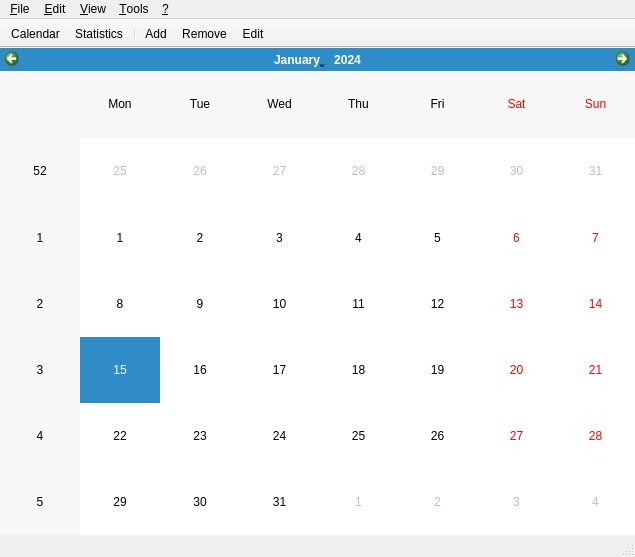
<?xml version="1.0" encoding="UTF-8"?>
<ui version="4.0">
 <class>MainView</class>
 <widget class="QMainWindow" name="MainView">
  <property name="geometry">
   <rect>
    <x>0</x>
    <y>0</y>
    <width>635</width>
    <height>557</height>
   </rect>
  </property>
  <property name="windowTitle">
   <string>Running</string>
  </property>
  <property name="windowIcon">
   <iconset>
    <normaloff>:mainicon</normaloff>:mainicon</iconset>
  </property>
  <widget class="QWidget" name="centralwidget">
   <layout class="QVBoxLayout" name="verticalLayout_3">
    <property name="margin">
     <number>0</number>
    </property>
    <item>
     <widget class="QStackedWidget" name="stackedWidget">
      <property name="currentIndex">
       <number>0</number>
      </property>
      <widget class="QWidget" name="calendarPage">
       <layout class="QHBoxLayout" name="horizontalLayout_3">
        <property name="margin">
         <number>0</number>
        </property>
        <item>
         <widget class="CalendarWidget" name="calendarWidget"/>
        </item>
       </layout>
      </widget>
      <widget class="QWidget" name="eventPage">
       <layout class="QVBoxLayout" name="verticalLayout">
        <item>
         <widget class="QGroupBox" name="groupBox">
          <property name="sizePolicy">
           <sizepolicy hsizetype="Preferred" vsizetype="Preferred">
            <horstretch>0</horstretch>
            <verstretch>1</verstretch>
           </sizepolicy>
          </property>
          <property name="title">
           <string>Main informations</string>
          </property>
          <layout class="QGridLayout" name="gridLayout">
           <item row="0" column="0">
            <widget class="QLabel" name="eventTypeLabel">
             <property name="text">
              <string>Type</string>
             </property>
             <property name="buddy">
              <cstring>eventTypeComboBox</cstring>
             </property>
            </widget>
           </item>
           <item row="0" column="1" colspan="3">
            <widget class="QComboBox" name="eventTypeComboBox">
             <property name="sizePolicy">
              <sizepolicy hsizetype="Preferred" vsizetype="Fixed">
               <horstretch>1</horstretch>
               <verstretch>0</verstretch>
              </sizepolicy>
             </property>
            </widget>
           </item>
           <item row="0" column="5">
            <spacer name="horizontalSpacer_3">
             <property name="orientation">
              <enum>Qt::Horizontal</enum>
             </property>
             <property name="sizeHint" stdset="0">
              <size>
               <width>40</width>
               <height>20</height>
              </size>
             </property>
            </spacer>
           </item>
           <item row="0" column="6">
            <widget class="QLabel" name="voteLabel">
             <property name="text">
              <string>Vote</string>
             </property>
            </widget>
           </item>
           <item row="0" column="7" colspan="3">
            <widget class="QxtStars" name="starsSlider" native="true"/>
           </item>
           <item row="1" column="0">
            <widget class="QLabel" name="startLabel">
             <property name="text">
              <string>Start time</string>
             </property>
             <property name="buddy">
              <cstring>startTimeEdit</cstring>
             </property>
            </widget>
           </item>
           <item row="1" column="1">
            <widget class="QTimeEdit" name="startTimeEdit">
             <property name="displayFormat">
              <string>h:mm AP</string>
             </property>
            </widget>
           </item>
           <item row="1" column="2" colspan="9">
            <spacer name="horizontalSpacer">
             <property name="orientation">
              <enum>Qt::Horizontal</enum>
             </property>
             <property name="sizeHint" stdset="0">
              <size>
               <width>40</width>
               <height>20</height>
              </size>
             </property>
            </spacer>
           </item>
           <item row="2" column="0">
            <widget class="QLabel" name="nameLabel">
             <property name="text">
              <string>Name</string>
             </property>
             <property name="buddy">
              <cstring>nameLineEdit</cstring>
             </property>
            </widget>
           </item>
           <item row="2" column="1" colspan="4">
            <widget class="QLineEdit" name="nameLineEdit"/>
           </item>
           <item row="2" column="5" colspan="6">
            <spacer name="horizontalSpacer_4">
             <property name="orientation">
              <enum>Qt::Horizontal</enum>
             </property>
             <property name="sizeHint" stdset="0">
              <size>
               <width>40</width>
               <height>20</height>
              </size>
             </property>
            </spacer>
           </item>
           <item row="3" column="0">
            <widget class="QLabel" name="descriptionLabel">
             <property name="text">
              <string>Long description</string>
             </property>
             <property name="buddy">
              <cstring>descriptionLineEdit</cstring>
             </property>
            </widget>
           </item>
           <item row="3" column="1" colspan="10">
            <widget class="QLineEdit" name="descriptionLineEdit"/>
           </item>
           <item row="4" column="0">
            <widget class="QLabel" name="distanceLabel">
             <property name="text">
              <string>Distance</string>
             </property>
             <property name="buddy">
              <cstring>distanceDoubleSpinBox</cstring>
             </property>
            </widget>
           </item>
           <item row="4" column="1">
            <widget class="QDoubleSpinBox" name="distanceDoubleSpinBox">
             <property name="sizePolicy">
              <sizepolicy hsizetype="Minimum" vsizetype="Fixed">
               <horstretch>0</horstretch>
               <verstretch>0</verstretch>
              </sizepolicy>
             </property>
             <property name="minimumSize">
              <size>
               <width>80</width>
               <height>0</height>
              </size>
             </property>
             <property name="suffix">
              <string> km</string>
             </property>
             <property name="decimals">
              <number>3</number>
             </property>
             <property name="maximum">
              <double>999.990000000000009</double>
             </property>
            </widget>
           </item>
           <item row="4" column="2" colspan="5">
            <spacer name="horizontalSpacer_2">
             <property name="orientation">
              <enum>Qt::Horizontal</enum>
             </property>
             <property name="sizeHint" stdset="0">
              <size>
               <width>40</width>
               <height>20</height>
              </size>
             </property>
            </spacer>
           </item>
           <item row="4" column="7">
            <widget class="QLabel" name="durationLabel">
             <property name="text">
              <string>Duration</string>
             </property>
             <property name="buddy">
              <cstring>durationTimeEdit</cstring>
             </property>
            </widget>
           </item>
           <item row="4" column="8" colspan="3">
            <widget class="QTimeEdit" name="durationTimeEdit">
             <property name="sizePolicy">
              <sizepolicy hsizetype="Minimum" vsizetype="Fixed">
               <horstretch>0</horstretch>
               <verstretch>0</verstretch>
              </sizepolicy>
             </property>
             <property name="displayFormat">
              <string>h:mm:ss</string>
             </property>
            </widget>
           </item>
           <item row="5" column="0">
            <widget class="QLabel" name="paceLabel">
             <property name="text">
              <string>Computed pace</string>
             </property>
             <property name="buddy">
              <cstring>paceLineEdit</cstring>
             </property>
            </widget>
           </item>
           <item row="5" column="1" colspan="10">
            <widget class="QLineEdit" name="paceLineEdit">
             <property name="sizePolicy">
              <sizepolicy hsizetype="Expanding" vsizetype="Fixed">
               <horstretch>1</horstretch>
               <verstretch>0</verstretch>
              </sizepolicy>
             </property>
             <property name="palette">
              <palette>
               <active>
                <colorrole role="Base">
                 <brush brushstyle="SolidPattern">
                  <color alpha="255">
                   <red>232</red>
                   <green>232</green>
                   <blue>232</blue>
                  </color>
                 </brush>
                </colorrole>
               </active>
               <inactive>
                <colorrole role="Base">
                 <brush brushstyle="SolidPattern">
                  <color alpha="255">
                   <red>232</red>
                   <green>232</green>
                   <blue>232</blue>
                  </color>
                 </brush>
                </colorrole>
               </inactive>
               <disabled>
                <colorrole role="Base">
                 <brush brushstyle="SolidPattern">
                  <color alpha="255">
                   <red>232</red>
                   <green>232</green>
                   <blue>232</blue>
                  </color>
                 </brush>
                </colorrole>
               </disabled>
              </palette>
             </property>
             <property name="readOnly">
              <bool>true</bool>
             </property>
            </widget>
           </item>
           <item row="6" column="0">
            <widget class="QLabel" name="shoeLabel">
             <property name="text">
              <string>Shoes</string>
             </property>
             <property name="buddy">
              <cstring>shoeComboBox</cstring>
             </property>
            </widget>
           </item>
           <item row="6" column="1" colspan="10">
            <layout class="QHBoxLayout" name="horizontalLayout_2">
             <item>
              <widget class="QComboBox" name="shoeComboBox"/>
             </item>
             <item>
              <widget class="QToolButton" name="shoeToolButton">
               <property name="text">
                <string>...</string>
               </property>
              </widget>
             </item>
            </layout>
           </item>
           <item row="7" column="0">
            <widget class="QLabel" name="paceLabel_2">
             <property name="text">
              <string>Notes</string>
             </property>
             <property name="buddy">
              <cstring>notesPlainTextEdit</cstring>
             </property>
            </widget>
           </item>
           <item row="7" column="1" colspan="10">
            <widget class="QPlainTextEdit" name="notesPlainTextEdit"/>
           </item>
           <item row="0" column="10">
            <widget class="QPushButton" name="votePushButton">
             <property name="text">
              <string>Vote details ...</string>
             </property>
            </widget>
           </item>
           <item row="0" column="4">
            <widget class="QToolButton" name="eventTypeToolButton">
             <property name="text">
              <string>...</string>
             </property>
            </widget>
           </item>
          </layout>
         </widget>
        </item>
        <item>
         <widget class="QGroupBox" name="groupBox_2">
          <property name="title">
           <string>Additional informations</string>
          </property>
          <layout class="QVBoxLayout" name="verticalLayout_5">
           <item>
            <layout class="QHBoxLayout" name="horizontalLayout_5">
             <item>
              <widget class="QPushButton" name="intervalsPushButton">
               <property name="enabled">
                <bool>false</bool>
               </property>
               <property name="text">
                <string>Interval's details ...</string>
               </property>
              </widget>
             </item>
             <item>
              <widget class="QPushButton" name="runnerInfoPushButton">
               <property name="text">
                <string>Runner informations ...</string>
               </property>
              </widget>
             </item>
             <item>
              <widget class="QPushButton" name="weatherInfoPushButton">
               <property name="text">
                <string>Weather informations ...</string>
               </property>
              </widget>
             </item>
             <item>
              <spacer name="horizontalSpacer_7">
               <property name="orientation">
                <enum>Qt::Horizontal</enum>
               </property>
               <property name="sizeHint" stdset="0">
                <size>
                 <width>40</width>
                 <height>20</height>
                </size>
               </property>
              </spacer>
             </item>
            </layout>
           </item>
          </layout>
         </widget>
        </item>
        <item>
         <widget class="Line" name="line">
          <property name="orientation">
           <enum>Qt::Horizontal</enum>
          </property>
         </widget>
        </item>
        <item>
         <layout class="QHBoxLayout" name="horizontalLayout">
          <item>
           <widget class="QPushButton" name="resetPushButton">
            <property name="text">
             <string>Reset</string>
            </property>
            <property name="icon">
             <iconset>
              <normaloff>:reset</normaloff>:reset</iconset>
            </property>
           </widget>
          </item>
          <item>
           <spacer name="horizontalSpacer_5">
            <property name="orientation">
             <enum>Qt::Horizontal</enum>
            </property>
            <property name="sizeHint" stdset="0">
             <size>
              <width>338</width>
              <height>23</height>
             </size>
            </property>
           </spacer>
          </item>
          <item>
           <widget class="QPushButton" name="savePushButton">
            <property name="text">
             <string>Save</string>
            </property>
            <property name="icon">
             <iconset>
              <normaloff>:save</normaloff>:save</iconset>
            </property>
            <property name="autoDefault">
             <bool>true</bool>
            </property>
            <property name="default">
             <bool>true</bool>
            </property>
           </widget>
          </item>
          <item>
           <widget class="QPushButton" name="cancelPushButton">
            <property name="text">
             <string>Cancel</string>
            </property>
            <property name="icon">
             <iconset>
              <normaloff>:cancel</normaloff>:cancel</iconset>
            </property>
           </widget>
          </item>
         </layout>
        </item>
       </layout>
      </widget>
      <widget class="QWidget" name="statisticsPage">
       <layout class="QVBoxLayout" name="verticalLayout_2">
        <item>
         <layout class="QHBoxLayout" name="horizontalLayout_4">
          <item>
           <widget class="QLabel" name="label">
            <property name="text">
             <string>Search type:</string>
            </property>
           </widget>
          </item>
          <item>
           <widget class="QPushButton" name="statisticsPageEventsPushButton">
            <property name="text">
             <string>Events</string>
            </property>
           </widget>
          </item>
          <item>
           <widget class="QPushButton" name="statisticsPageShoesPushButton">
            <property name="text">
             <string>Shoes</string>
            </property>
           </widget>
          </item>
          <item>
           <spacer name="horizontalSpacer_6">
            <property name="orientation">
             <enum>Qt::Horizontal</enum>
            </property>
            <property name="sizeHint" stdset="0">
             <size>
              <width>40</width>
              <height>20</height>
             </size>
            </property>
           </spacer>
          </item>
         </layout>
        </item>
        <item>
         <widget class="QScrollArea" name="scrollArea">
          <property name="widgetResizable">
           <bool>true</bool>
          </property>
          <widget class="QWidget" name="scrollAreaWidgetContents">
           <property name="geometry">
            <rect>
             <x>0</x>
             <y>0</y>
             <width>98</width>
             <height>28</height>
            </rect>
           </property>
           <layout class="QVBoxLayout" name="verticalLayout_4">
            <property name="margin">
             <number>0</number>
            </property>
            <item>
             <widget class="StatisticsWidget" name="statisticsWidget" native="true">
              <property name="palette">
               <palette>
                <active>
                 <colorrole role="Base">
                  <brush brushstyle="SolidPattern">
                   <color alpha="255">
                    <red>255</red>
                    <green>255</green>
                    <blue>255</blue>
                   </color>
                  </brush>
                 </colorrole>
                 <colorrole role="Window">
                  <brush brushstyle="SolidPattern">
                   <color alpha="255">
                    <red>255</red>
                    <green>255</green>
                    <blue>255</blue>
                   </color>
                  </brush>
                 </colorrole>
                </active>
                <inactive>
                 <colorrole role="Base">
                  <brush brushstyle="SolidPattern">
                   <color alpha="255">
                    <red>255</red>
                    <green>255</green>
                    <blue>255</blue>
                   </color>
                  </brush>
                 </colorrole>
                 <colorrole role="Window">
                  <brush brushstyle="SolidPattern">
                   <color alpha="255">
                    <red>255</red>
                    <green>255</green>
                    <blue>255</blue>
                   </color>
                  </brush>
                 </colorrole>
                </inactive>
                <disabled>
                 <colorrole role="Base">
                  <brush brushstyle="SolidPattern">
                   <color alpha="255">
                    <red>255</red>
                    <green>255</green>
                    <blue>255</blue>
                   </color>
                  </brush>
                 </colorrole>
                 <colorrole role="Window">
                  <brush brushstyle="SolidPattern">
                   <color alpha="255">
                    <red>255</red>
                    <green>255</green>
                    <blue>255</blue>
                   </color>
                  </brush>
                 </colorrole>
                </disabled>
               </palette>
              </property>
              <property name="autoFillBackground">
               <bool>true</bool>
              </property>
             </widget>
            </item>
           </layout>
          </widget>
         </widget>
        </item>
       </layout>
      </widget>
     </widget>
    </item>
   </layout>
  </widget>
  <widget class="QMenuBar" name="menubar">
   <property name="geometry">
    <rect>
     <x>0</x>
     <y>0</y>
     <width>635</width>
     <height>21</height>
    </rect>
   </property>
   <widget class="QMenu" name="menuFile">
    <property name="title">
     <string>&amp;File</string>
    </property>
    <addaction name="actionExit"/>
   </widget>
   <widget class="QMenu" name="menuEdit">
    <property name="title">
     <string>&amp;Edit</string>
    </property>
    <addaction name="actionAdd"/>
    <addaction name="actionRemove"/>
    <addaction name="actionEdit"/>
    <addaction name="separator"/>
   </widget>
   <widget class="QMenu" name="menuView">
    <property name="title">
     <string>&amp;View</string>
    </property>
    <addaction name="actionShowCalendar"/>
    <addaction name="actionShowStatistics"/>
   </widget>
   <widget class="QMenu" name="menuHelp">
    <property name="title">
     <string>&amp;?</string>
    </property>
    <addaction name="actionSystemInformation"/>
    <addaction name="actionAbout"/>
   </widget>
   <widget class="QMenu" name="menuTools">
    <property name="title">
     <string>&amp;Tools</string>
    </property>
    <addaction name="actionOptions"/>
   </widget>
   <addaction name="menuFile"/>
   <addaction name="menuEdit"/>
   <addaction name="menuView"/>
   <addaction name="menuTools"/>
   <addaction name="menuHelp"/>
  </widget>
  <widget class="QStatusBar" name="statusbar"/>
  <widget class="QToolBar" name="toolBar">
   <property name="movable">
    <bool>false</bool>
   </property>
   <property name="iconSize">
    <size>
     <width>16</width>
     <height>16</height>
    </size>
   </property>
   <property name="toolButtonStyle">
    <enum>Qt::ToolButtonTextBesideIcon</enum>
   </property>
   <property name="floatable">
    <bool>false</bool>
   </property>
   <attribute name="toolBarArea">
    <enum>TopToolBarArea</enum>
   </attribute>
   <attribute name="toolBarBreak">
    <bool>false</bool>
   </attribute>
   <addaction name="actionShowCalendar"/>
   <addaction name="actionShowStatistics"/>
   <addaction name="separator"/>
   <addaction name="actionAdd"/>
   <addaction name="actionRemove"/>
   <addaction name="actionEdit"/>
  </widget>
  <action name="actionAdd">
   <property name="icon">
    <iconset>
     <normaloff>:event_add</normaloff>:event_add</iconset>
   </property>
   <property name="text">
    <string>Add</string>
   </property>
  </action>
  <action name="actionRemove">
   <property name="icon">
    <iconset>
     <normaloff>:event_delete</normaloff>:event_delete</iconset>
   </property>
   <property name="text">
    <string>Remove</string>
   </property>
  </action>
  <action name="actionExit">
   <property name="icon">
    <iconset>
     <normaloff>:exit</normaloff>:exit</iconset>
   </property>
   <property name="text">
    <string>Exit</string>
   </property>
  </action>
  <action name="actionAbout">
   <property name="icon">
    <iconset>
     <normaloff>:about</normaloff>:about</iconset>
   </property>
   <property name="text">
    <string>About</string>
   </property>
  </action>
  <action name="actionEdit">
   <property name="icon">
    <iconset>
     <normaloff>:event_edit</normaloff>:event_edit</iconset>
   </property>
   <property name="text">
    <string>Edit</string>
   </property>
  </action>
  <action name="actionShowCalendar">
   <property name="icon">
    <iconset>
     <normaloff>:calendar</normaloff>:calendar</iconset>
   </property>
   <property name="text">
    <string>Calendar</string>
   </property>
  </action>
  <action name="actionShowStatistics">
   <property name="icon">
    <iconset>
     <normaloff>:statistics</normaloff>:statistics</iconset>
   </property>
   <property name="text">
    <string>Statistics</string>
   </property>
  </action>
  <action name="actionEditEventType">
   <property name="icon">
    <iconset>
     <normaloff>:table_edit</normaloff>:table_edit</iconset>
   </property>
   <property name="text">
    <string>Edit &quot;Event type&quot;</string>
   </property>
  </action>
  <action name="actionEditShoeMaker">
   <property name="icon">
    <iconset>
     <normaloff>:table_edit</normaloff>:table_edit</iconset>
   </property>
   <property name="text">
    <string>Edit &quot;Shoe maker&quot;</string>
   </property>
  </action>
  <action name="actionEditShoeModel">
   <property name="icon">
    <iconset>
     <normaloff>:table_edit</normaloff>:table_edit</iconset>
   </property>
   <property name="text">
    <string>Edit &quot;Shoe model&quot;</string>
   </property>
  </action>
  <action name="actionEditShoe">
   <property name="icon">
    <iconset>
     <normaloff>:table_edit</normaloff>:table_edit</iconset>
   </property>
   <property name="text">
    <string>Edit &quot;Shoe&quot;</string>
   </property>
  </action>
  <action name="actionEditWeather">
   <property name="icon">
    <iconset resource="../../../resources/application.qrc">
     <normaloff>:/table_edit</normaloff>:/table_edit</iconset>
   </property>
   <property name="text">
    <string>Edit &quot;Weather&quot;</string>
   </property>
  </action>
  <action name="actionEditIntervalType">
   <property name="icon">
    <iconset resource="../../../resources/application.qrc">
     <normaloff>:/table_edit</normaloff>:/table_edit</iconset>
   </property>
   <property name="text">
    <string>Edit &quot;Interval type&quot;</string>
   </property>
  </action>
  <action name="actionEditInterval">
   <property name="icon">
    <iconset resource="../../../resources/application.qrc">
     <normaloff>:/table_edit</normaloff>:/table_edit</iconset>
   </property>
   <property name="text">
    <string>Edit &quot;Interval&quot;</string>
   </property>
  </action>
  <action name="actionOptions">
   <property name="icon">
    <iconset resource="../../../resources/application.qrc">
     <normaloff>:/options</normaloff>:/options</iconset>
   </property>
   <property name="text">
    <string>&amp;Options ...</string>
   </property>
  </action>
  <action name="actionSystemInformation">
   <property name="icon">
    <iconset resource="../../../resources/application.qrc">
     <normaloff>:/information</normaloff>:/information</iconset>
   </property>
   <property name="text">
    <string>System Information ...</string>
   </property>
  </action>
 </widget>
 <customwidgets>
  <customwidget>
   <class>CalendarWidget</class>
   <extends>QCalendarWidget</extends>
   <header>../src/widgets/calendarwidget.h</header>
  </customwidget>
  <customwidget>
   <class>StatisticsWidget</class>
   <extends>QWidget</extends>
   <header>../src/widgets/statisticswidget.h</header>
   <container>1</container>
  </customwidget>
  <customwidget>
   <class>QxtStars</class>
   <extends>QWidget</extends>
   <header>../src/widgets/qxtstars/qxtstars.h</header>
   <container>1</container>
  </customwidget>
 </customwidgets>
 <tabstops>
  <tabstop>eventTypeComboBox</tabstop>
  <tabstop>startTimeEdit</tabstop>
  <tabstop>nameLineEdit</tabstop>
  <tabstop>descriptionLineEdit</tabstop>
  <tabstop>distanceDoubleSpinBox</tabstop>
  <tabstop>durationTimeEdit</tabstop>
  <tabstop>paceLineEdit</tabstop>
  <tabstop>savePushButton</tabstop>
  <tabstop>cancelPushButton</tabstop>
  <tabstop>calendarWidget</tabstop>
 </tabstops>
 <resources>
  <include location="../../../resources/application.qrc"/>
 </resources>
 <connections/>
</ui>
